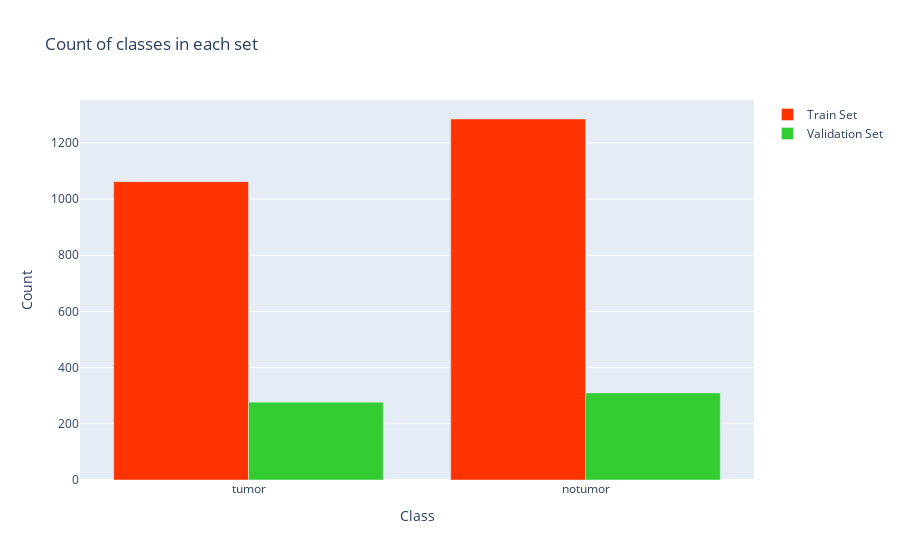

The notebook cell this image was saved under:
### Code cell
# Count occurrences of 'tumor' and 'notumor' classes in each set
class_counts = {'Train Set': {'tumor': np.sum(y_train == 'tumor'), 'notumor': np.sum(y_train == 'notumor')},
                'Validation Set': {'tumor': np.sum(y_val == 'tumor'), 'notumor': np.sum(y_val == 'notumor')},
                'Test Set': {'tumor': np.sum(y_test == 'tumor'), 'notumor': np.sum(y_test == 'notumor')}}

# Plotting the counts using Plotly
colors = ['#ff3300', '#33cc33']  # Colors for 'notumor' and 'tumor'
data = [go.Bar(x=list(class_counts[set_name].keys()), y=list(class_counts[set_name].values()), name=set_name, 
               marker=dict(color=colors)) for set_name, colors in zip(['Train Set', 'Validation Set', 'Test Set'], colors)]

layout = go.Layout(
    title='Count of classes in each set',
    xaxis={'title': 'Class'},
    yaxis={'title': 'Count'}
)
fig = go.Figure(data=data, layout=layout)
fig.show()

### Figure 1 — Plotly figure (JSON) as saved in the notebook; plotly's stock layout.template omitted (floating-point values rounded to 4 significant figures)
{"data": [{"marker": {"color": "#ff3300"}, "name": "Train Set", "type": "bar", "x": ["tumor", "notumor"], "y": [1062, 1285]}, {"marker": {"color": "#33cc33"}, "name": "Validation Set", "type": "bar", "x": ["tumor", "notumor"], "y": [277, 310]}], "layout": {"title": {"text": "Count of classes in each set"}, "xaxis": {"title": {"text": "Class"}}, "yaxis": {"title": {"text": "Count"}}}}
